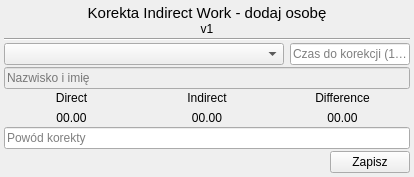
<?xml version="1.0" encoding="UTF-8"?>
<ui version="4.0">
 <class>Form</class>
 <widget class="QWidget" name="Form">
  <property name="geometry">
   <rect>
    <x>0</x>
    <y>0</y>
    <width>414</width>
    <height>169</height>
   </rect>
  </property>
  <property name="windowTitle">
   <string>Form</string>
  </property>
  <layout class="QGridLayout" name="gridLayout">
   <property name="leftMargin">
    <number>0</number>
   </property>
   <property name="topMargin">
    <number>0</number>
   </property>
   <property name="rightMargin">
    <number>0</number>
   </property>
   <property name="bottomMargin">
    <number>0</number>
   </property>
   <property name="spacing">
    <number>0</number>
   </property>
   <item row="0" column="0">
    <widget class="QWidget" name="widget" native="true">
     <layout class="QVBoxLayout" name="verticalLayout_4">
      <property name="spacing">
       <number>2</number>
      </property>
      <property name="leftMargin">
       <number>4</number>
      </property>
      <property name="topMargin">
       <number>4</number>
      </property>
      <property name="rightMargin">
       <number>4</number>
      </property>
      <property name="bottomMargin">
       <number>4</number>
      </property>
      <item>
       <widget class="QWidget" name="widget_2" native="true">
        <layout class="QVBoxLayout" name="verticalLayout_2">
         <property name="spacing">
          <number>0</number>
         </property>
         <property name="leftMargin">
          <number>0</number>
         </property>
         <property name="topMargin">
          <number>0</number>
         </property>
         <property name="rightMargin">
          <number>0</number>
         </property>
         <property name="bottomMargin">
          <number>0</number>
         </property>
         <item>
          <widget class="QLabel" name="label">
           <property name="font">
            <font>
             <pointsize>11</pointsize>
            </font>
           </property>
           <property name="text">
            <string>Korekta Indirect Work - dodaj osobę</string>
           </property>
           <property name="alignment">
            <set>Qt::AlignCenter</set>
           </property>
          </widget>
         </item>
         <item>
          <widget class="QLabel" name="label_2">
           <property name="text">
            <string>v1</string>
           </property>
           <property name="alignment">
            <set>Qt::AlignCenter</set>
           </property>
          </widget>
         </item>
        </layout>
       </widget>
      </item>
      <item>
       <widget class="Line" name="line">
        <property name="orientation">
         <enum>Qt::Horizontal</enum>
        </property>
       </widget>
      </item>
      <item>
       <widget class="QWidget" name="widget_3" native="true">
        <layout class="QHBoxLayout" name="horizontalLayout_3">
         <property name="leftMargin">
          <number>0</number>
         </property>
         <property name="topMargin">
          <number>0</number>
         </property>
         <property name="rightMargin">
          <number>0</number>
         </property>
         <property name="bottomMargin">
          <number>0</number>
         </property>
         <item>
          <widget class="QComboBox" name="combo_nr_akt">
           <property name="minimumSize">
            <size>
             <width>100</width>
             <height>0</height>
            </size>
           </property>
          </widget>
         </item>
         <item>
          <widget class="QLineEdit" name="text_czas">
           <property name="minimumSize">
            <size>
             <width>120</width>
             <height>0</height>
            </size>
           </property>
           <property name="maximumSize">
            <size>
             <width>120</width>
             <height>16777215</height>
            </size>
           </property>
           <property name="placeholderText">
            <string>Czas do korekcji (1,5)</string>
           </property>
          </widget>
         </item>
        </layout>
       </widget>
      </item>
      <item>
       <widget class="QWidget" name="widget_5" native="true">
        <layout class="QHBoxLayout" name="horizontalLayout_2">
         <property name="spacing">
          <number>0</number>
         </property>
         <property name="leftMargin">
          <number>0</number>
         </property>
         <property name="topMargin">
          <number>0</number>
         </property>
         <property name="rightMargin">
          <number>0</number>
         </property>
         <property name="bottomMargin">
          <number>0</number>
         </property>
         <item>
          <widget class="QLineEdit" name="text_nazwisko_i_imie">
           <property name="enabled">
            <bool>false</bool>
           </property>
           <property name="placeholderText">
            <string>Nazwisko i imię</string>
           </property>
          </widget>
         </item>
        </layout>
       </widget>
      </item>
      <item>
       <widget class="QWidget" name="widget_7" native="true">
        <layout class="QVBoxLayout" name="verticalLayout_3">
         <property name="leftMargin">
          <number>0</number>
         </property>
         <property name="topMargin">
          <number>0</number>
         </property>
         <property name="rightMargin">
          <number>0</number>
         </property>
         <property name="bottomMargin">
          <number>0</number>
         </property>
         <item>
          <widget class="QWidget" name="widget_8" native="true">
           <layout class="QHBoxLayout" name="horizontalLayout_5">
            <property name="spacing">
             <number>0</number>
            </property>
            <property name="leftMargin">
             <number>0</number>
            </property>
            <property name="topMargin">
             <number>0</number>
            </property>
            <property name="rightMargin">
             <number>0</number>
            </property>
            <property name="bottomMargin">
             <number>0</number>
            </property>
            <item>
             <widget class="QLabel" name="label_3">
              <property name="text">
               <string>Direct</string>
              </property>
              <property name="alignment">
               <set>Qt::AlignCenter</set>
              </property>
             </widget>
            </item>
            <item>
             <widget class="QLabel" name="label_4">
              <property name="text">
               <string>Indirect</string>
              </property>
              <property name="alignment">
               <set>Qt::AlignCenter</set>
              </property>
             </widget>
            </item>
            <item>
             <widget class="QLabel" name="label_5">
              <property name="text">
               <string>Difference</string>
              </property>
              <property name="alignment">
               <set>Qt::AlignCenter</set>
              </property>
             </widget>
            </item>
           </layout>
          </widget>
         </item>
         <item>
          <widget class="QWidget" name="widget_9" native="true">
           <layout class="QHBoxLayout" name="horizontalLayout_4">
            <property name="spacing">
             <number>0</number>
            </property>
            <property name="leftMargin">
             <number>0</number>
            </property>
            <property name="topMargin">
             <number>0</number>
            </property>
            <property name="rightMargin">
             <number>0</number>
            </property>
            <property name="bottomMargin">
             <number>0</number>
            </property>
            <item>
             <widget class="QLabel" name="lab_direct">
              <property name="text">
               <string>00.00</string>
              </property>
              <property name="alignment">
               <set>Qt::AlignCenter</set>
              </property>
             </widget>
            </item>
            <item>
             <widget class="QLabel" name="lab_indirect">
              <property name="text">
               <string>00.00</string>
              </property>
              <property name="alignment">
               <set>Qt::AlignCenter</set>
              </property>
             </widget>
            </item>
            <item>
             <widget class="QLabel" name="lab_difference">
              <property name="text">
               <string>00.00</string>
              </property>
              <property name="alignment">
               <set>Qt::AlignCenter</set>
              </property>
             </widget>
            </item>
           </layout>
          </widget>
         </item>
        </layout>
       </widget>
      </item>
      <item>
       <widget class="QWidget" name="widget_6" native="true">
        <layout class="QVBoxLayout" name="verticalLayout">
         <property name="spacing">
          <number>2</number>
         </property>
         <property name="leftMargin">
          <number>0</number>
         </property>
         <property name="topMargin">
          <number>0</number>
         </property>
         <property name="rightMargin">
          <number>0</number>
         </property>
         <property name="bottomMargin">
          <number>0</number>
         </property>
         <item>
          <widget class="QLineEdit" name="text_powod">
           <property name="placeholderText">
            <string>Powód korekty</string>
           </property>
          </widget>
         </item>
        </layout>
       </widget>
      </item>
      <item>
       <widget class="QWidget" name="widget_4" native="true">
        <layout class="QHBoxLayout" name="horizontalLayout">
         <property name="spacing">
          <number>0</number>
         </property>
         <property name="leftMargin">
          <number>0</number>
         </property>
         <property name="topMargin">
          <number>0</number>
         </property>
         <property name="rightMargin">
          <number>0</number>
         </property>
         <property name="bottomMargin">
          <number>0</number>
         </property>
         <item>
          <spacer name="horizontalSpacer">
           <property name="orientation">
            <enum>Qt::Horizontal</enum>
           </property>
           <property name="sizeHint" stdset="0">
            <size>
             <width>139</width>
             <height>20</height>
            </size>
           </property>
          </spacer>
         </item>
         <item>
          <widget class="QPushButton" name="btn_zapisz">
           <property name="text">
            <string>Zapisz</string>
           </property>
          </widget>
         </item>
        </layout>
       </widget>
      </item>
     </layout>
    </widget>
   </item>
  </layout>
 </widget>
 <resources/>
 <connections/>
</ui>
